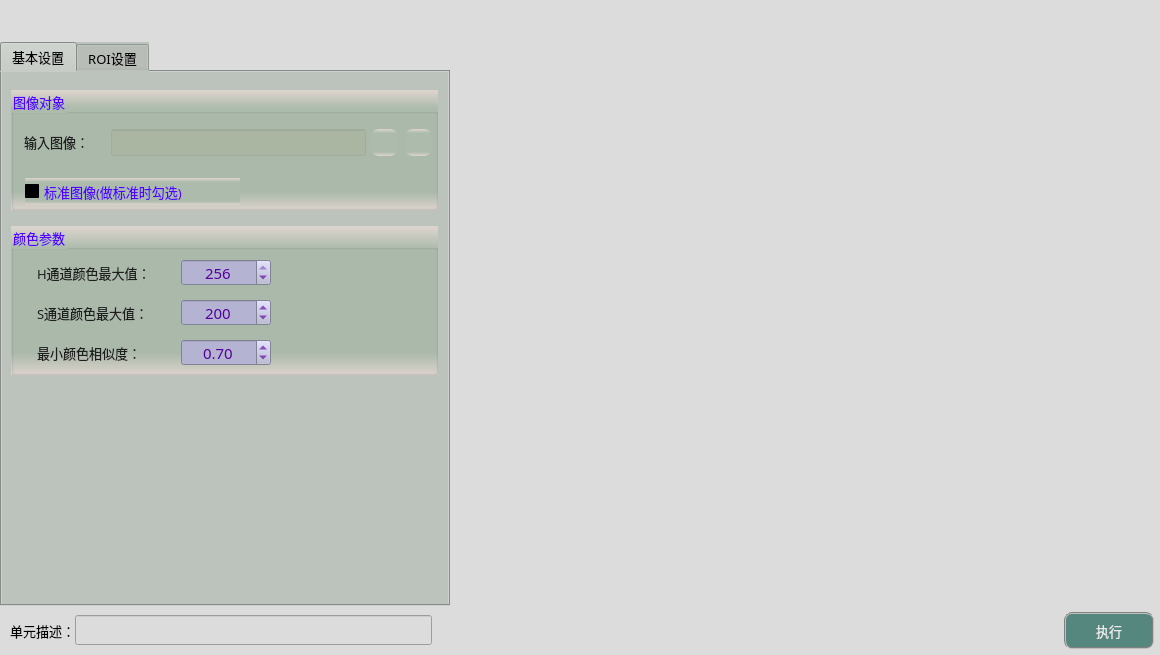
<?xml version="1.0" encoding="UTF-8"?>
<ui version="4.0">
 <class>frmColorIdentifyClass</class>
 <widget class="QDialog" name="frmColorIdentifyClass">
  <property name="geometry">
   <rect>
    <x>0</x>
    <y>0</y>
    <width>1160</width>
    <height>655</height>
   </rect>
  </property>
  <property name="sizePolicy">
   <sizepolicy hsizetype="Fixed" vsizetype="Fixed">
    <horstretch>0</horstretch>
    <verstretch>0</verstretch>
   </sizepolicy>
  </property>
  <property name="minimumSize">
   <size>
    <width>1160</width>
    <height>655</height>
   </size>
  </property>
  <property name="maximumSize">
   <size>
    <width>1160</width>
    <height>655</height>
   </size>
  </property>
  <property name="windowTitle">
   <string>颜色识别</string>
  </property>
  <property name="styleSheet">
   <string notr="true">background-color: rgb(220, 220, 220);</string>
  </property>
  <layout class="QGridLayout" name="gridLayout">
   <property name="leftMargin">
    <number>0</number>
   </property>
   <property name="topMargin">
    <number>0</number>
   </property>
   <property name="rightMargin">
    <number>0</number>
   </property>
   <property name="bottomMargin">
    <number>0</number>
   </property>
   <property name="spacing">
    <number>1</number>
   </property>
   <item row="1" column="0">
    <widget class="QTabWidget" name="tabWidget">
     <property name="sizePolicy">
      <sizepolicy hsizetype="Fixed" vsizetype="Expanding">
       <horstretch>0</horstretch>
       <verstretch>0</verstretch>
      </sizepolicy>
     </property>
     <property name="minimumSize">
      <size>
       <width>450</width>
       <height>550</height>
      </size>
     </property>
     <property name="maximumSize">
      <size>
       <width>16777215</width>
       <height>16777215</height>
      </size>
     </property>
     <property name="font">
      <font>
       <family>微软雅黑</family>
       <pointsize>10</pointsize>
      </font>
     </property>
     <property name="styleSheet">
      <string notr="true">background-color: #bcc2bc;</string>
     </property>
     <property name="currentIndex">
      <number>0</number>
     </property>
     <widget class="QWidget" name="tab">
      <attribute name="title">
       <string>基本设置</string>
      </attribute>
      <widget class="QGroupBox" name="groupCamera">
       <property name="geometry">
        <rect>
         <x>9</x>
         <y>18</y>
         <width>427</width>
         <height>120</height>
        </rect>
       </property>
       <property name="font">
        <font>
         <family>微软雅黑</family>
         <pointsize>10</pointsize>
        </font>
       </property>
       <property name="styleSheet">
        <string notr="true">background-color: qlineargradient(x1:0, y1:0, x2:0, y2:1, stop:0 #dfd5cf, stop: 0.15 #acbbac, stop: 0.85 #acbbac,stop:1 #dfd5cf);
color: rgb(85, 0, 255);</string>
       </property>
       <property name="title">
        <string>图像对象</string>
       </property>
       <widget class="QLabel" name="label_4">
        <property name="geometry">
         <rect>
          <x>13</x>
          <y>42</y>
          <width>79</width>
          <height>19</height>
         </rect>
        </property>
        <property name="font">
         <font>
          <family>微软雅黑</family>
          <pointsize>10</pointsize>
         </font>
        </property>
        <property name="styleSheet">
         <string notr="true">color: rgb(30, 30, 30);
background: transparent;</string>
        </property>
        <property name="text">
         <string>输入图像：</string>
        </property>
       </widget>
       <widget class="QLineEdit" name="txtLinkImage">
        <property name="geometry">
         <rect>
          <x>100</x>
          <y>39</y>
          <width>255</width>
          <height>27</height>
         </rect>
        </property>
        <property name="font">
         <font>
          <family>微软雅黑</family>
          <pointsize>10</pointsize>
         </font>
        </property>
        <property name="styleSheet">
         <string notr="true">color: rgb(0, 0, 200);
background-color: rgba(170, 170, 127,50);</string>
        </property>
        <property name="alignment">
         <set>Qt::AlignCenter</set>
        </property>
        <property name="readOnly">
         <bool>true</bool>
        </property>
       </widget>
       <widget class="QPushButton" name="btnLinkImage">
        <property name="geometry">
         <rect>
          <x>360</x>
          <y>39</y>
          <width>27</width>
          <height>27</height>
         </rect>
        </property>
        <property name="toolTip">
         <string>链接图像</string>
        </property>
        <property name="styleSheet">
         <string notr="true">QWidget{ border:none;border-radius: 8px;padding: 2px 4px;}
QPushButton:hover{ background-color: rgba(85, 150, 127, 100);}
QPushButton:pressed{background-color: rgba(85, 180, 127, 160);}</string>
        </property>
        <property name="text">
         <string/>
        </property>
        <property name="icon">
         <iconset resource="sub_res.qrc">
          <normaloff>:/resource/link.png</normaloff>:/resource/link.png</iconset>
        </property>
        <property name="iconSize">
         <size>
          <width>27</width>
          <height>27</height>
         </size>
        </property>
       </widget>
       <widget class="QPushButton" name="btnDelLinkImage">
        <property name="geometry">
         <rect>
          <x>394</x>
          <y>39</y>
          <width>27</width>
          <height>27</height>
         </rect>
        </property>
        <property name="toolTip">
         <string>删除图像链接</string>
        </property>
        <property name="styleSheet">
         <string notr="true">QWidget{ border:none;border-radius: 8px;padding: 2px 4px;}
QPushButton:hover{ background-color: rgba(226, 142, 162, 100);}
QPushButton:pressed{background-color: rgba(226, 172, 162, 200);}</string>
        </property>
        <property name="text">
         <string/>
        </property>
        <property name="icon">
         <iconset resource="sub_res.qrc">
          <normaloff>:/resource/del_link.png</normaloff>:/resource/del_link.png</iconset>
        </property>
        <property name="iconSize">
         <size>
          <width>27</width>
          <height>27</height>
         </size>
        </property>
       </widget>
       <widget class="QCheckBox" name="checkStandardImage">
        <property name="geometry">
         <rect>
          <x>14</x>
          <y>88</y>
          <width>215</width>
          <height>27</height>
         </rect>
        </property>
        <property name="sizePolicy">
         <sizepolicy hsizetype="Fixed" vsizetype="Fixed">
          <horstretch>0</horstretch>
          <verstretch>0</verstretch>
         </sizepolicy>
        </property>
        <property name="font">
         <font>
          <family>微软雅黑</family>
          <pointsize>10</pointsize>
         </font>
        </property>
        <property name="styleSheet">
         <string notr="true">QCheckBox{
    color: rgb(30, 30, 30);
	border-style: flat;
	background: transparent;
}
QCheckBox::indicator {
    width: 17px;
    height: 17px;    
}
QCheckBox::indicator::unchecked {
    image: url(:/resource/untick.png);
}
QCheckBox::indicator::checked {
    image: url(:/resource/tick.png);
};</string>
        </property>
        <property name="text">
         <string>标准图像(做标准时勾选)</string>
        </property>
        <property name="iconSize">
         <size>
          <width>22</width>
          <height>22</height>
         </size>
        </property>
        <property name="checked">
         <bool>false</bool>
        </property>
       </widget>
      </widget>
      <widget class="QGroupBox" name="groupCamera_6">
       <property name="geometry">
        <rect>
         <x>9</x>
         <y>154</y>
         <width>427</width>
         <height>149</height>
        </rect>
       </property>
       <property name="font">
        <font>
         <family>微软雅黑</family>
         <pointsize>10</pointsize>
        </font>
       </property>
       <property name="styleSheet">
        <string notr="true">background-color: qlineargradient(x1:0, y1:0, x2:0, y2:1, stop:0 #dfd5cf, stop: 0.15 #acbbac, stop: 0.85 #acbbac,stop:1 #dfd5cf);
color: rgb(85, 0, 255);</string>
       </property>
       <property name="title">
        <string>颜色参数</string>
       </property>
       <widget class="QLabel" name="label_11">
        <property name="geometry">
         <rect>
          <x>26</x>
          <y>117</y>
          <width>131</width>
          <height>19</height>
         </rect>
        </property>
        <property name="font">
         <font>
          <family>微软雅黑</family>
          <pointsize>10</pointsize>
          <weight>50</weight>
          <bold>false</bold>
         </font>
        </property>
        <property name="styleSheet">
         <string notr="true">color: rgb(30, 30, 30);
background: transparent;</string>
        </property>
        <property name="text">
         <string>最小颜色相似度：</string>
        </property>
       </widget>
       <widget class="QDoubleSpinBox" name="spinMinScore">
        <property name="geometry">
         <rect>
          <x>170</x>
          <y>113</y>
          <width>90</width>
          <height>27</height>
         </rect>
        </property>
        <property name="sizePolicy">
         <sizepolicy hsizetype="Fixed" vsizetype="Fixed">
          <horstretch>0</horstretch>
          <verstretch>0</verstretch>
         </sizepolicy>
        </property>
        <property name="minimumSize">
         <size>
          <width>80</width>
          <height>25</height>
         </size>
        </property>
        <property name="font">
         <font>
          <family>微软雅黑</family>
          <pointsize>11</pointsize>
         </font>
        </property>
        <property name="styleSheet">
         <string notr="true">QWidget{color: rgb(85, 0, 155);background-color: rgb(180, 180, 210);}
QDoubleSpinBox::up-button{
    border:transparent;
}
QDoubleSpinBox::down-button{
    border:transparent;
}
QDoubleSpinBox::up-arrow{
    image:url(:/resource/up.png);
}
QDoubleSpinBox::down-arrow{
    image:url(:/resource/down.png);
}</string>
        </property>
        <property name="alignment">
         <set>Qt::AlignCenter</set>
        </property>
        <property name="decimals">
         <number>2</number>
        </property>
        <property name="maximum">
         <double>0.990000000000000</double>
        </property>
        <property name="singleStep">
         <double>0.020000000000000</double>
        </property>
        <property name="value">
         <double>0.700000000000000</double>
        </property>
       </widget>
       <widget class="QLabel" name="label_12">
        <property name="geometry">
         <rect>
          <x>26</x>
          <y>77</y>
          <width>143</width>
          <height>19</height>
         </rect>
        </property>
        <property name="font">
         <font>
          <family>微软雅黑</family>
          <pointsize>10</pointsize>
          <weight>50</weight>
          <bold>false</bold>
         </font>
        </property>
        <property name="styleSheet">
         <string notr="true">color: rgb(30, 30, 30);
background: transparent;</string>
        </property>
        <property name="text">
         <string>S通道颜色最大值：</string>
        </property>
       </widget>
       <widget class="QSpinBox" name="spinMaxS">
        <property name="geometry">
         <rect>
          <x>170</x>
          <y>73</y>
          <width>90</width>
          <height>27</height>
         </rect>
        </property>
        <property name="font">
         <font>
          <family>微软雅黑</family>
          <pointsize>11</pointsize>
         </font>
        </property>
        <property name="styleSheet">
         <string notr="true">QWidget{color: rgb(85, 0, 155);background-color: rgb(180, 180, 210);}
QSpinBox::up-button{
    border:transparent;
}
QSpinBox::down-button{
    border:transparent;
}
QSpinBox::up-arrow{
    image:url(:/resource/up.png);
}
QSpinBox::down-arrow{
    image:url(:/resource/down.png);
}</string>
        </property>
        <property name="alignment">
         <set>Qt::AlignCenter</set>
        </property>
        <property name="maximum">
         <number>256</number>
        </property>
        <property name="value">
         <number>200</number>
        </property>
       </widget>
       <widget class="QLabel" name="label_13">
        <property name="geometry">
         <rect>
          <x>26</x>
          <y>37</y>
          <width>143</width>
          <height>19</height>
         </rect>
        </property>
        <property name="font">
         <font>
          <family>微软雅黑</family>
          <pointsize>10</pointsize>
          <weight>50</weight>
          <bold>false</bold>
         </font>
        </property>
        <property name="styleSheet">
         <string notr="true">color: rgb(30, 30, 30);
background: transparent;</string>
        </property>
        <property name="text">
         <string>H通道颜色最大值：</string>
        </property>
       </widget>
       <widget class="QSpinBox" name="spinMaxH">
        <property name="geometry">
         <rect>
          <x>170</x>
          <y>33</y>
          <width>90</width>
          <height>27</height>
         </rect>
        </property>
        <property name="font">
         <font>
          <family>微软雅黑</family>
          <pointsize>11</pointsize>
         </font>
        </property>
        <property name="styleSheet">
         <string notr="true">QWidget{color: rgb(85, 0, 155);background-color: rgb(180, 180, 210);}
QSpinBox::up-button{
    border:transparent;
}
QSpinBox::down-button{
    border:transparent;
}
QSpinBox::up-arrow{
    image:url(:/resource/up.png);
}
QSpinBox::down-arrow{
    image:url(:/resource/down.png);
}</string>
        </property>
        <property name="alignment">
         <set>Qt::AlignCenter</set>
        </property>
        <property name="maximum">
         <number>256</number>
        </property>
        <property name="value">
         <number>256</number>
        </property>
       </widget>
      </widget>
     </widget>
     <widget class="QWidget" name="tab_2">
      <attribute name="title">
       <string>ROI设置</string>
      </attribute>
      <widget class="QGroupBox" name="groupCamera_8">
       <property name="geometry">
        <rect>
         <x>9</x>
         <y>18</y>
         <width>427</width>
         <height>215</height>
        </rect>
       </property>
       <property name="font">
        <font>
         <family>微软雅黑</family>
         <pointsize>10</pointsize>
        </font>
       </property>
       <property name="styleSheet">
        <string notr="true">background-color: qlineargradient(x1:0, y1:0, x2:0, y2:1, stop:0 #dfd5cf, stop: 0.15 #acbbac, stop: 0.85 #acbbac,stop:1 #dfd5cf);
color: rgb(85, 0, 255);</string>
       </property>
       <property name="title">
        <string>ROI对象</string>
       </property>
       <widget class="QCheckBox" name="checkUseROI">
        <property name="enabled">
         <bool>false</bool>
        </property>
        <property name="geometry">
         <rect>
          <x>13</x>
          <y>36</y>
          <width>93</width>
          <height>27</height>
         </rect>
        </property>
        <property name="sizePolicy">
         <sizepolicy hsizetype="Fixed" vsizetype="Fixed">
          <horstretch>0</horstretch>
          <verstretch>0</verstretch>
         </sizepolicy>
        </property>
        <property name="font">
         <font>
          <family>微软雅黑</family>
          <pointsize>10</pointsize>
         </font>
        </property>
        <property name="styleSheet">
         <string notr="true">QCheckBox{
    color: rgb(30, 30, 30);
	border-style: flat;
	background: transparent;
}
QCheckBox::indicator {
    width: 17px;
    height: 17px;    
}
QCheckBox::indicator::unchecked {
    image: url(:/resource/untick.png);
}
QCheckBox::indicator::checked {
    image: url(:/resource/tick.png);
};</string>
        </property>
        <property name="text">
         <string>使用ROI</string>
        </property>
        <property name="iconSize">
         <size>
          <width>22</width>
          <height>22</height>
         </size>
        </property>
        <property name="checked">
         <bool>true</bool>
        </property>
       </widget>
       <widget class="QComboBox" name="comboROIShape">
        <property name="geometry">
         <rect>
          <x>130</x>
          <y>35</y>
          <width>95</width>
          <height>30</height>
         </rect>
        </property>
        <property name="font">
         <font>
          <family>微软雅黑</family>
          <pointsize>10</pointsize>
         </font>
        </property>
        <property name="styleSheet">
         <string notr="true">QComboBox {
    border: 1px solid gray;
    border-radius: 3px;  
    min-width: 5em;
    color: rgb(0, 0, 200);
	background-color: rgba(170, 170, 127,100);
}
QComboBox::drop-down {
    subcontrol-origin: padding;
    subcontrol-position: top right;
    width: 15px; 
    border-left-width: 1px;
    border-left-color: darkgray;
    border-left-style: solid;
    border-top-right-radius: 3px;
    border-bottom-right-radius: 3px;
}

QComboBox::down-arrow {
    image: url(:/resource/down.png);
} 
QComboBox::down-arrow:on {
    top: 1px;
    left: 1px;
}</string>
        </property>
        <item>
         <property name="text">
          <string>矩形</string>
         </property>
        </item>
       </widget>
       <widget class="QPushButton" name="btnAddROI">
        <property name="geometry">
         <rect>
          <x>270</x>
          <y>34</y>
          <width>66</width>
          <height>32</height>
         </rect>
        </property>
        <property name="sizePolicy">
         <sizepolicy hsizetype="Fixed" vsizetype="Fixed">
          <horstretch>0</horstretch>
          <verstretch>0</verstretch>
         </sizepolicy>
        </property>
        <property name="minimumSize">
         <size>
          <width>60</width>
          <height>30</height>
         </size>
        </property>
        <property name="font">
         <font>
          <family>微软雅黑</family>
          <pointsize>9</pointsize>
         </font>
        </property>
        <property name="styleSheet">
         <string notr="true">QWidget{ background-color: rgba(9, 42, 47, 200);}
QWidget{ color: rgb(235, 235, 235);}
QWidget{ border: 2px groove gray;border-radius: 5px;padding: 2px 4px;}
QPushButton:hover{ background-color: rgb(9, 62, 52);}
QPushButton:pressed{background-color: rgb(9, 82, 72);}</string>
        </property>
        <property name="text">
         <string>添加</string>
        </property>
       </widget>
       <widget class="QPushButton" name="btnDeleteROI">
        <property name="geometry">
         <rect>
          <x>350</x>
          <y>34</y>
          <width>66</width>
          <height>32</height>
         </rect>
        </property>
        <property name="minimumSize">
         <size>
          <width>60</width>
          <height>30</height>
         </size>
        </property>
        <property name="font">
         <font>
          <family>微软雅黑</family>
          <pointsize>9</pointsize>
         </font>
        </property>
        <property name="styleSheet">
         <string notr="true">QWidget{ background-color: rgba(97, 63, 56, 200);}
QWidget{ color: rgb(235, 235, 235);}
QWidget{ border: 2px groove gray;border-radius: 5px;padding: 2px 4px;}
QPushButton:hover{ background-color: rgb(97, 83, 76);}
QPushButton:pressed{background-color: rgb(117, 83, 96);}</string>
        </property>
        <property name="text">
         <string>删除</string>
        </property>
       </widget>
       <widget class="QCheckBox" name="checkViewROI">
        <property name="geometry">
         <rect>
          <x>13</x>
          <y>130</y>
          <width>93</width>
          <height>27</height>
         </rect>
        </property>
        <property name="sizePolicy">
         <sizepolicy hsizetype="Fixed" vsizetype="Fixed">
          <horstretch>0</horstretch>
          <verstretch>0</verstretch>
         </sizepolicy>
        </property>
        <property name="font">
         <font>
          <family>微软雅黑</family>
          <pointsize>10</pointsize>
         </font>
        </property>
        <property name="styleSheet">
         <string notr="true">QCheckBox{
    color: rgb(30, 30, 30);
	border-style: flat;
	background: transparent;
}
QCheckBox::indicator {
    width: 17px;
    height: 17px;    
}
QCheckBox::indicator::unchecked {
    image: url(:/resource/untick.png);
}
QCheckBox::indicator::checked {
    image: url(:/resource/tick.png);
};</string>
        </property>
        <property name="text">
         <string>显示ROI</string>
        </property>
        <property name="iconSize">
         <size>
          <width>22</width>
          <height>22</height>
         </size>
        </property>
       </widget>
       <widget class="QLabel" name="label_16">
        <property name="geometry">
         <rect>
          <x>183</x>
          <y>134</y>
          <width>79</width>
          <height>19</height>
         </rect>
        </property>
        <property name="font">
         <font>
          <family>微软雅黑</family>
          <pointsize>10</pointsize>
         </font>
        </property>
        <property name="styleSheet">
         <string notr="true">color: rgb(30, 30, 30);
background: transparent;</string>
        </property>
        <property name="text">
         <string>ROI宽度：</string>
        </property>
       </widget>
       <widget class="QLabel" name="label_17">
        <property name="geometry">
         <rect>
          <x>13</x>
          <y>182</y>
          <width>79</width>
          <height>19</height>
         </rect>
        </property>
        <property name="font">
         <font>
          <family>微软雅黑</family>
          <pointsize>10</pointsize>
         </font>
        </property>
        <property name="styleSheet">
         <string notr="true">color: rgb(30, 30, 30);
background: transparent;</string>
        </property>
        <property name="text">
         <string>ROI颜色：</string>
        </property>
       </widget>
       <widget class="QPushButton" name="btnRoiColor">
        <property name="geometry">
         <rect>
          <x>108</x>
          <y>178</y>
          <width>307</width>
          <height>27</height>
         </rect>
        </property>
        <property name="styleSheet">
         <string notr="true">border:none;
background-color: rgba(0, 255, 0);</string>
        </property>
        <property name="text">
         <string/>
        </property>
       </widget>
       <widget class="QSpinBox" name="spinRoiW">
        <property name="geometry">
         <rect>
          <x>270</x>
          <y>130</y>
          <width>146</width>
          <height>27</height>
         </rect>
        </property>
        <property name="font">
         <font>
          <family>微软雅黑</family>
          <pointsize>11</pointsize>
         </font>
        </property>
        <property name="styleSheet">
         <string notr="true">QWidget{color: rgb(85, 0, 255);background-color: rgb(180, 180, 210);}
QSpinBox::up-button{
    border:transparent;
}
QSpinBox::down-button{
    border:transparent;
}
QSpinBox::up-arrow{
    image:url(:/resource/up.png);
}
QSpinBox::down-arrow{
    image:url(:/resource/down.png);
}</string>
        </property>
        <property name="alignment">
         <set>Qt::AlignCenter</set>
        </property>
        <property name="minimum">
         <number>1</number>
        </property>
        <property name="maximum">
         <number>100</number>
        </property>
        <property name="value">
         <number>2</number>
        </property>
       </widget>
       <widget class="QCheckBox" name="checkUseFollow">
        <property name="geometry">
         <rect>
          <x>13</x>
          <y>83</y>
          <width>95</width>
          <height>27</height>
         </rect>
        </property>
        <property name="sizePolicy">
         <sizepolicy hsizetype="Fixed" vsizetype="Fixed">
          <horstretch>0</horstretch>
          <verstretch>0</verstretch>
         </sizepolicy>
        </property>
        <property name="font">
         <font>
          <family>微软雅黑</family>
          <pointsize>10</pointsize>
         </font>
        </property>
        <property name="styleSheet">
         <string notr="true">QCheckBox{
    color: rgb(30, 30, 30);
	border-style: flat;
	background: transparent;
}
QCheckBox::indicator {
    width: 17px;
    height: 17px;    
}
QCheckBox::indicator::unchecked {
    image: url(:/resource/untick.png);
}
QCheckBox::indicator::checked {
    image: url(:/resource/tick.png);
};</string>
        </property>
        <property name="text">
         <string>位置跟随</string>
        </property>
        <property name="iconSize">
         <size>
          <width>22</width>
          <height>22</height>
         </size>
        </property>
       </widget>
       <widget class="QLineEdit" name="txtLinkFollow">
        <property name="geometry">
         <rect>
          <x>114</x>
          <y>84</y>
          <width>235</width>
          <height>27</height>
         </rect>
        </property>
        <property name="font">
         <font>
          <family>微软雅黑</family>
          <pointsize>10</pointsize>
         </font>
        </property>
        <property name="toolTip">
         <string>匹配基准中心</string>
        </property>
        <property name="styleSheet">
         <string notr="true">color: rgb(0, 0, 200);
background-color: rgba(170, 170, 127,50);</string>
        </property>
        <property name="alignment">
         <set>Qt::AlignCenter</set>
        </property>
        <property name="readOnly">
         <bool>true</bool>
        </property>
       </widget>
       <widget class="QPushButton" name="btnDelLinkFollow">
        <property name="geometry">
         <rect>
          <x>388</x>
          <y>84</y>
          <width>27</width>
          <height>27</height>
         </rect>
        </property>
        <property name="toolTip">
         <string>删除位置跟随链接</string>
        </property>
        <property name="styleSheet">
         <string notr="true">QWidget{ border:none;border-radius: 8px;padding: 2px 4px;}
QPushButton:hover{ background-color: rgba(226, 142, 162, 100);}
QPushButton:pressed{background-color: rgba(226, 172, 162, 200);}</string>
        </property>
        <property name="text">
         <string/>
        </property>
        <property name="icon">
         <iconset resource="sub_res.qrc">
          <normaloff>:/resource/del_link.png</normaloff>:/resource/del_link.png</iconset>
        </property>
        <property name="iconSize">
         <size>
          <width>27</width>
          <height>27</height>
         </size>
        </property>
       </widget>
       <widget class="QPushButton" name="btnLinkFollow">
        <property name="geometry">
         <rect>
          <x>354</x>
          <y>84</y>
          <width>27</width>
          <height>27</height>
         </rect>
        </property>
        <property name="toolTip">
         <string>链接位置跟随</string>
        </property>
        <property name="styleSheet">
         <string notr="true">QWidget{ border:none;border-radius: 8px;padding: 2px 4px;}
QPushButton:hover{ background-color: rgba(85, 150, 127, 100);}
QPushButton:pressed{background-color: rgba(85, 180, 127, 160);}</string>
        </property>
        <property name="text">
         <string/>
        </property>
        <property name="icon">
         <iconset resource="sub_res.qrc">
          <normaloff>:/resource/link.png</normaloff>:/resource/link.png</iconset>
        </property>
        <property name="iconSize">
         <size>
          <width>27</width>
          <height>27</height>
         </size>
        </property>
       </widget>
      </widget>
     </widget>
    </widget>
   </item>
   <item row="1" column="2">
    <layout class="QGridLayout" name="imageLayout">
     <property name="spacing">
      <number>1</number>
     </property>
    </layout>
   </item>
   <item row="3" column="0" colspan="3">
    <layout class="QHBoxLayout" name="horizontalLayout">
     <property name="spacing">
      <number>0</number>
     </property>
     <property name="bottomMargin">
      <number>6</number>
     </property>
     <item>
      <spacer name="horizontalSpacer">
       <property name="orientation">
        <enum>Qt::Horizontal</enum>
       </property>
       <property name="sizeType">
        <enum>QSizePolicy::Fixed</enum>
       </property>
       <property name="sizeHint" stdset="0">
        <size>
         <width>10</width>
         <height>20</height>
        </size>
       </property>
      </spacer>
     </item>
     <item>
      <widget class="QLabel" name="label_3">
       <property name="sizePolicy">
        <sizepolicy hsizetype="Fixed" vsizetype="Fixed">
         <horstretch>0</horstretch>
         <verstretch>0</verstretch>
        </sizepolicy>
       </property>
       <property name="maximumSize">
        <size>
         <width>83</width>
         <height>25</height>
        </size>
       </property>
       <property name="font">
        <font>
         <family>微软雅黑</family>
         <pointsize>10</pointsize>
        </font>
       </property>
       <property name="styleSheet">
        <string notr="true">background-color: rgba(255, 255, 255, 0);</string>
       </property>
       <property name="text">
        <string>单元描述：</string>
       </property>
      </widget>
     </item>
     <item>
      <widget class="QLineEdit" name="txtDescribe">
       <property name="sizePolicy">
        <sizepolicy hsizetype="Fixed" vsizetype="Fixed">
         <horstretch>0</horstretch>
         <verstretch>0</verstretch>
        </sizepolicy>
       </property>
       <property name="minimumSize">
        <size>
         <width>357</width>
         <height>30</height>
        </size>
       </property>
       <property name="maximumSize">
        <size>
         <width>16777215</width>
         <height>30</height>
        </size>
       </property>
       <property name="font">
        <font>
         <family>微软雅黑</family>
         <pointsize>10</pointsize>
        </font>
       </property>
      </widget>
     </item>
     <item>
      <spacer name="horizontalSpacer_8">
       <property name="orientation">
        <enum>Qt::Horizontal</enum>
       </property>
       <property name="sizeHint" stdset="0">
        <size>
         <width>40</width>
         <height>20</height>
        </size>
       </property>
      </spacer>
     </item>
     <item>
      <widget class="QPushButton" name="btnExecute">
       <property name="minimumSize">
        <size>
         <width>90</width>
         <height>37</height>
        </size>
       </property>
       <property name="font">
        <font>
         <family>微软雅黑</family>
         <pointsize>10</pointsize>
        </font>
       </property>
       <property name="styleSheet">
        <string notr="true">QWidget{ background-color: rgb(85, 135, 127);}
QWidget{ color: rgb(235, 235, 235);}
QWidget{ border: 2px groove gray;border-radius: 8px;padding: 2px 4px;}
QPushButton:hover{ background-color: rgb(85, 155, 127);}
QPushButton:pressed{background-color: rgb(85, 175, 127);}</string>
       </property>
       <property name="text">
        <string>执行</string>
       </property>
      </widget>
     </item>
     <item>
      <spacer name="horizontalSpacer_2">
       <property name="orientation">
        <enum>Qt::Horizontal</enum>
       </property>
       <property name="sizeType">
        <enum>QSizePolicy::Fixed</enum>
       </property>
       <property name="sizeHint" stdset="0">
        <size>
         <width>6</width>
         <height>20</height>
        </size>
       </property>
      </spacer>
     </item>
    </layout>
   </item>
   <item row="0" column="2">
    <spacer name="verticalSpacer">
     <property name="orientation">
      <enum>Qt::Vertical</enum>
     </property>
     <property name="sizeType">
      <enum>QSizePolicy::Fixed</enum>
     </property>
     <property name="sizeHint" stdset="0">
      <size>
       <width>20</width>
       <height>42</height>
      </size>
     </property>
    </spacer>
   </item>
   <item row="0" column="0">
    <spacer name="verticalSpacer_2">
     <property name="orientation">
      <enum>Qt::Vertical</enum>
     </property>
     <property name="sizeType">
      <enum>QSizePolicy::Fixed</enum>
     </property>
     <property name="sizeHint" stdset="0">
      <size>
       <width>20</width>
       <height>42</height>
      </size>
     </property>
    </spacer>
   </item>
   <item row="2" column="0">
    <spacer name="verticalSpacer_4">
     <property name="orientation">
      <enum>Qt::Vertical</enum>
     </property>
     <property name="sizeType">
      <enum>QSizePolicy::Fixed</enum>
     </property>
     <property name="sizeHint" stdset="0">
      <size>
       <width>20</width>
       <height>5</height>
      </size>
     </property>
    </spacer>
   </item>
   <item row="1" column="1">
    <spacer name="horizontalSpacer_3">
     <property name="orientation">
      <enum>Qt::Horizontal</enum>
     </property>
     <property name="sizeType">
      <enum>QSizePolicy::Fixed</enum>
     </property>
     <property name="sizeHint" stdset="0">
      <size>
       <width>3</width>
       <height>20</height>
      </size>
     </property>
    </spacer>
   </item>
  </layout>
 </widget>
 <layoutdefault spacing="6" margin="11"/>
 <resources>
  <include location="sub_res.qrc"/>
  <include location="../../ImageProcess/ImageView/sub_res.qrc"/>
 </resources>
 <connections/>
</ui>
